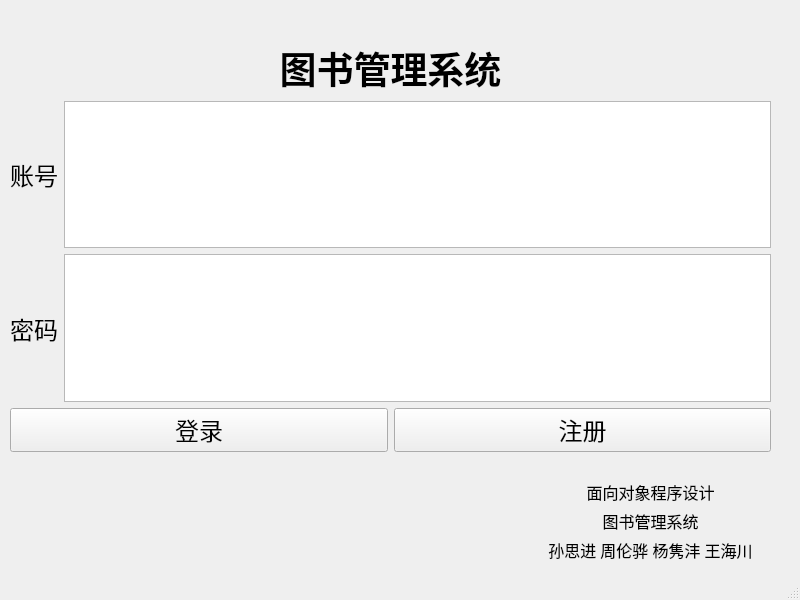
<?xml version="1.0" encoding="UTF-8"?>
<ui version="4.0">
 <class>Login</class>
 <widget class="QMainWindow" name="Login">
  <property name="geometry">
   <rect>
    <x>0</x>
    <y>0</y>
    <width>800</width>
    <height>600</height>
   </rect>
  </property>
  <property name="windowTitle">
   <string>登录</string>
  </property>
  <widget class="QWidget" name="centralwidget">
   <widget class="QWidget" name="verticalLayoutWidget">
    <property name="geometry">
     <rect>
      <x>520</x>
      <y>480</y>
      <width>261</width>
      <height>81</height>
     </rect>
    </property>
    <layout class="QVBoxLayout" name="verticalLayout">
     <item>
      <widget class="QLabel" name="label_5">
       <property name="font">
        <font>
         <family>宋体</family>
         <pointsize>12</pointsize>
        </font>
       </property>
       <property name="contextMenuPolicy">
        <enum>Qt::NoContextMenu</enum>
       </property>
       <property name="text">
        <string>面向对象程序设计</string>
       </property>
       <property name="alignment">
        <set>Qt::AlignCenter</set>
       </property>
      </widget>
     </item>
     <item>
      <widget class="QLabel" name="label_7">
       <property name="font">
        <font>
         <family>宋体</family>
         <pointsize>12</pointsize>
        </font>
       </property>
       <property name="contextMenuPolicy">
        <enum>Qt::NoContextMenu</enum>
       </property>
       <property name="text">
        <string>图书管理系统</string>
       </property>
       <property name="alignment">
        <set>Qt::AlignCenter</set>
       </property>
      </widget>
     </item>
     <item>
      <widget class="QLabel" name="label_4">
       <property name="font">
        <font>
         <family>宋体</family>
         <pointsize>12</pointsize>
        </font>
       </property>
       <property name="contextMenuPolicy">
        <enum>Qt::NoContextMenu</enum>
       </property>
       <property name="text">
        <string>孙思进 周伦骅 杨隽沣 王海川</string>
       </property>
       <property name="alignment">
        <set>Qt::AlignCenter</set>
       </property>
      </widget>
     </item>
    </layout>
   </widget>
   <widget class="QWidget" name="verticalLayoutWidget_2">
    <property name="geometry">
     <rect>
      <x>10</x>
      <y>21</y>
      <width>761</width>
      <height>431</height>
     </rect>
    </property>
    <layout class="QVBoxLayout" name="verticalLayout_2">
     <item>
      <widget class="QLabel" name="label_6">
       <property name="text">
        <string/>
       </property>
       <property name="pixmap">
        <pixmap resource="data.qrc">:/img/img/shmtulogo.png</pixmap>
       </property>
       <property name="alignment">
        <set>Qt::AlignCenter</set>
       </property>
      </widget>
     </item>
     <item>
      <layout class="QVBoxLayout" name="verticalLayout_5">
       <item>
        <widget class="QLabel" name="label_3">
         <property name="font">
          <font>
           <family>宋体</family>
           <pointsize>28</pointsize>
           <weight>75</weight>
           <bold>true</bold>
          </font>
         </property>
         <property name="text">
          <string>图书管理系统</string>
         </property>
         <property name="alignment">
          <set>Qt::AlignCenter</set>
         </property>
        </widget>
       </item>
       <item>
        <layout class="QHBoxLayout" name="horizontalLayout_2">
         <item>
          <layout class="QVBoxLayout" name="verticalLayout_3">
           <item>
            <widget class="QLabel" name="label">
             <property name="font">
              <font>
               <family>宋体</family>
               <pointsize>18</pointsize>
              </font>
             </property>
             <property name="text">
              <string>账号</string>
             </property>
             <property name="alignment">
              <set>Qt::AlignCenter</set>
             </property>
            </widget>
           </item>
           <item>
            <widget class="QLabel" name="label_2">
             <property name="font">
              <font>
               <family>宋体</family>
               <pointsize>18</pointsize>
              </font>
             </property>
             <property name="text">
              <string>密码</string>
             </property>
             <property name="alignment">
              <set>Qt::AlignCenter</set>
             </property>
            </widget>
           </item>
          </layout>
         </item>
         <item>
          <layout class="QVBoxLayout" name="verticalLayout_4">
           <item>
            <widget class="QTextEdit" name="account">
             <property name="font">
              <font>
               <family>宋体</family>
               <pointsize>24</pointsize>
              </font>
             </property>
             <property name="frameShadow">
              <enum>QFrame::Sunken</enum>
             </property>
            </widget>
           </item>
           <item>
            <widget class="QTextEdit" name="passowrd">
             <property name="font">
              <font>
               <family>宋体</family>
               <pointsize>24</pointsize>
              </font>
             </property>
             <property name="frameShadow">
              <enum>QFrame::Sunken</enum>
             </property>
            </widget>
           </item>
          </layout>
         </item>
        </layout>
       </item>
       <item>
        <layout class="QHBoxLayout" name="horizontalLayout_3">
         <item>
          <widget class="QPushButton" name="login">
           <property name="font">
            <font>
             <family>宋体</family>
             <pointsize>18</pointsize>
            </font>
           </property>
           <property name="text">
            <string>登录</string>
           </property>
           <property name="checkable">
            <bool>false</bool>
           </property>
           <property name="flat">
            <bool>false</bool>
           </property>
          </widget>
         </item>
         <item>
          <widget class="QPushButton" name="regist">
           <property name="font">
            <font>
             <family>宋体</family>
             <pointsize>18</pointsize>
            </font>
           </property>
           <property name="text">
            <string>注册</string>
           </property>
          </widget>
         </item>
        </layout>
       </item>
      </layout>
     </item>
    </layout>
   </widget>
  </widget>
  <widget class="QStatusBar" name="statusbar"/>
 </widget>
 <resources>
  <include location="data.qrc"/>
 </resources>
 <connections/>
</ui>
